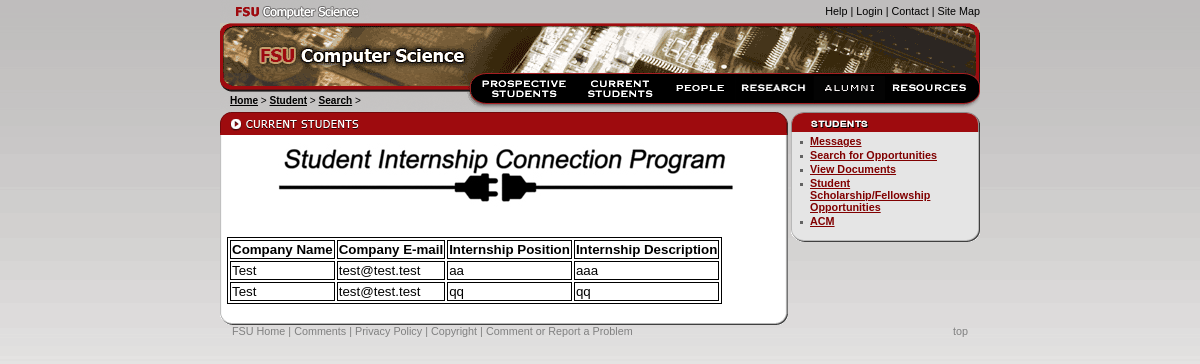
The page /Student/Search on the database as committed earlier.
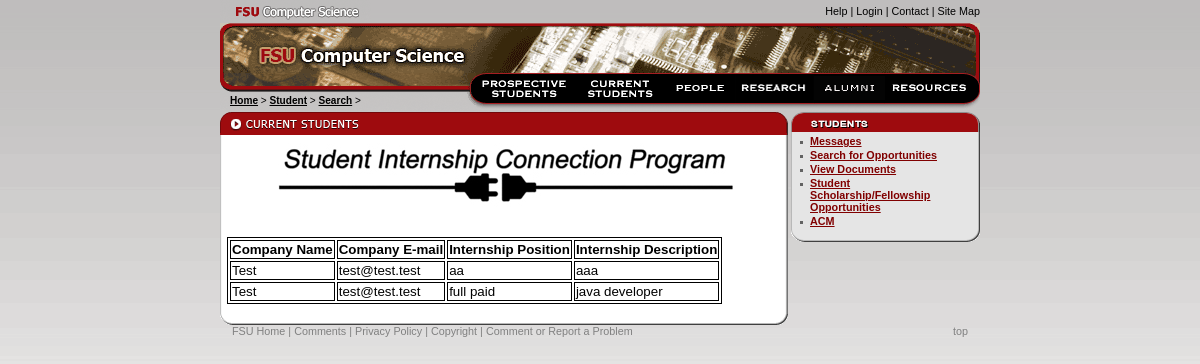
The same page on the database as committed later.
### tables this page shows
CREATE TABLE `Job` (
	`jobid`	INTEGER NOT NULL PRIMARY KEY AUTOINCREMENT,
	`job_type`	TEXT NOT NULL,
	`job_description`	TEXT NOT NULL,
	`cid`	INTEGER,
	FOREIGN KEY(`cid`) REFERENCES Companies
);

CREATE TABLE Companies (name text, password text, cid int primary key, active integer, email text);

### web_page.py (the view)
@app.route('/Student/Search', methods=['GET', 'POST'])
def studentSearch():
	table = []
	if request.method == 'POST':
		return render_template('studentsearch.html')
	else:
		table = adb.view_jobs()
		print table
		return render_template('studentsearch.html', table=table)

### database/__init__.py (called while the page is built)
def view_jobs():
	conn = sqlite3.connect(DBNAME)
	c = conn.cursor()
	c.execute('SELECT name, email, job_type, job_description FROM Companies, Job WHERE Companies.cid = Job.cid')
	rows = c.fetchall()
	print rows
	conn.commit()
	conn.close()
	return rows

### web_page.py (called while the page is built)
@app.teardown_appcontext
def close_connection(exception):
    db = getattr(g, '_database', None)
    if db is not None:
        db.close()

### templates/studentsearch.html (shortened to what this page needs)
<!DOCTYPE html
PUBLIC "-//W3C//DTD XHTML 1.0 Transitional//EN"
"http://www.w3.org/TR/xhtml1/DTD/xhtml1-transitional.dtd">
<html xmlns="http://www.w3.org/1999/xhtml">
<head>
</head>
<body onload="preloadImages();">
<div id="main">
<div id="header">
  <div id="cslogo"><a href="http://www.cs.fsu.edu/index.php"><img name="cs_mini" src="/static/images/cs_mini.gif" width="151" height="23" border="0" alt="FSU Computer Science" /></a></div>
<div id="minilinks"><a href="https://www.cs.fsu.edu/site/help.php">Help</a> |
    <a href="https://www.cs.fsu.edu/admin/login.php">Login</a>
   | <a href="https://www.cs.fsu.edu/site/contact.php">Contact</a> | <a href="https://www.cs.fsu.edu/site/sitemap.php">Site Map</a></div>
</div>
<h1><img src="/static/images/cs.gif" width="760" height="50" alt="FSU Computer Science" /></h1>
<div>
  <div id="linksLeft">
     <div>
<a href="/SCIP">Home</a> &gt;
	<a href="/Student/Home">Student</a> &gt;
   	<a href="/Student/Search">Search</a> &gt;
</div>
  </div>
  <div id="mainnav">
<ul>
  <li>
    <a href="http://www.cs.fsu.edu/prospective/" onmouseover="changeImages('prospective_link', 'prospective_link-over.html'); return true;" onmouseout="changeImages('prospective_link', 'prospective_link.html'); return true;">
      <img border="0" name="prospective_link" src="/static/images/prospective_link.gif" alt="Prospective Students"/>
    </a>
  </li>
  <li>
    <a href="index.html" onmouseover="changeImages('current_link', 'current_link-over.html'); return true;" onmouseout="changeImages('current_link', 'current_link.html'); return true;">
      <img border="0" name="current_link" src="/static/images/current_link.gif" alt="Current Students"/>
    </a>
  </li>
  <li>
    <a href="http://www.cs.fsu.edu/faculty/" onmouseover="changeImages('faculty_link', 'faculty_link-over.html'); return true;" onmouseout="changeImages('faculty_link', 'faculty_link.html'); return true;">
      <img border="0" name="faculty_link" src="/static/images/faculty_link.gif" alt="People"/>
    </a>
  </li>
  <li>
    <a href="http://www.cs.fsu.edu/research/" onmouseover="changeImages('research_link', 'research_link-over.html'); return true;" onmouseout="changeImages('research_link', 'research_link.html'); return true;">
      <img border="0" name="research_link" src="/static/images/research_link.gif" alt="Research"/>
    </a>
  </li>
  <li>
    <a href="http://www.cs.fsu.edu/faculty/alumni/" onmouseover="changeImages('alumni_link', 'alumni_link-over.html'); return true;" onmouseout="changeImages('alumni_link', 'alumni_link.html'); return true;">
      <img border="0" name="alumni_link" src="/static/images/alumni_link.gif" alt="Alumni"/>
    </a>
  </li>
  <li>
    <a href="http://www.cs.fsu.edu/resources/" onmouseover="changeImages('resources_link', 'resources_link-over.html'); return true;" onmouseout="changeImages('resources_link', 'resources_link.html'); return true;">
      <img border="0" name="resources_link" src="/static/images/resources_link.gif" alt="Resources &amp; Forms"/>
    </a>
  </li>
</ul>
  </div>
  <div id="links-right"></div>
  <div id="links-margin"></div>
</div>
<div id="body">
	<div><img src="/static/images/current.gif" alt="Current Students" /></div>
 	<div id="body-main" style="padding-right: 4px;">
    <img src="/static/images/SICP_main.jpg" alt="logo"  />
  		<p style="margin-top: 0; font-size: 100%;">&nbsp;</p>
			<table>
					  <tr>
						<th>Company Name</th>
						<th>Company E-mail</th>
						<th>Internship Position</th>
						<th>Internship Description</th>
					  </tr>
                    {% for row in table %}
                      <tr>
						<td>{{row[0]}}</td>
						<td>{{row[1]}}</td>
						<td>{{row[2]}}</td>
						<td>{{row[3]}}</td>
                      </tr>
                    {% endfor %}
                </table>
        </div>
        <div id="body-bottom"></div>
  </div>
	<div id="rcolumn">
<div class="sidebar"><img src="/static/images/student_right_link.gif" width="190" height="20" alt="StudentLinks"/><div class="sidebar-main"><ul><li><a href="undergrad/index.html">Messages</a></li><li><a href="undergrad/minor.html">Search for Opportunities</a></li><li><a href="compbio/index.html">View Documents</a></li><li><a href="http://www.cs.fsu.edu/scholarships/index.php">Student Scholarship/Fellowship Opportunities</a></li><li><a href="http://fsu.acm.org/">ACM</a></li></ul></div><div class="sidebarBottom"></div></div>
	</div>
  <div id="footer">
    <div id="foot-lcolumn">
      <a href="http://www.fsu.edu/">FSU Home</a> |
      <a href="http://www.fsu.edu/misc/comments.shtml">Comments</a> |
      <a href="http://www.fsu.edu/misc/policy.html">Privacy Policy</a> |
      <a href="http://www.fsu.edu/misc/copyright.shtml">Copyright</a> |
      <a href="https://www.cs.fsu.edu/site/feedback.php?referrer=/current/">Comment or Report a Problem</a>    </div>
    <div id="foot-rcolumn"><a href="#top">top</a>
    </div>
  </div>
</div>
</body>
</html>

### static/css/global.css (style rules this page uses)
BODY { background-image: url('../images/bg.gif'); background-repeat: repeat-x; margin: 0; padding: 0; text-align: center; font-family: tahoma, sans-serif; font-size: 90%; }
H1 { font-size: 120%; padding: 0; margin: 0; clear: both; }
UL { padding: 0px 0 3px 0; margin: 0 0 0 10px; list-style: none none outside; }
LI A { font-weight: bold; }
UL LI { background: url('../images/bullet.gif') no-repeat 0 0.6em; margin: 0 10px 0px 0; padding: 0 0 2px 10px ; }
A { color: maroon; }
IMG { display: block; padding: 0; margin-top: 0; margin-right: auto; margin-left: auto; margin-bottom: 0; }
#main { font-family: tahoma, sans-serif; margin: 0 auto; text-align: left; width: 760px; }
#header { color: black; height: 23px; font-size: 75%; text-align: left; }
#cslogo { float: left; }
#header A { color: black; text-decoration: none; }
#minilinks { float: right; text-align: right; padding-top: 5px; }
#mainnav { float: left; }
#mainnav UL { list-style-type: none; padding: 0; margin: 0; float: left; }
#mainnav LI { background-image: none; float: left; margin: 0; padding: 0; }
#links-right { background-image: url(../images/links_right.gif); width: 9px; height: 31px; float: left; }
#footer { padding-top: 8px; padding-right: 12px; padding-left: 12px; padding-bottom: 0; margin: 0 0 24px 0; color: gray; font-size: 75%; }
#footer A { color: gray; text-decoration: none; }
#foot-lcolumn { float: left; }
#foot-rcolumn { float: right; }

### static/css/page.css (style rules this page uses)
table, th, td { font-family : Arial,Helvetica,Times; font-size : 10pt; color : black; border: 1px solid black; }
#linksLeft { background-image: url('../images/links_left.gif'); width: 256px; height: 39px; padding: 0 0 0 0; margin: 0; vertical-align: bottom; font-size: 70%; float: left; overflow: hidden; }
#linksLeft DIV { padding: 22px 0 0 10px; margin: 0; float: left; }
#linksLeft A { color: black; font-weight: bold; }
#body { width: 570px; border: thin #000000; float: left; }
#body-main, .body-main { background-image: url('../images/body_bg.gif'); background-repeat: repeat-y; padding: 0 7px 10px 7px; margin: 0; font-size: 75%; }
#body-bottom, .body-bottom { margin: 0; padding: 0; background-image: url('../images/body_bottom.gif'); height: 11px; font-size: 1px; }
#rcolumn { width: 190px; float: left; }
#links-margin { background-image: url('../images/body_margin.gif'); background-repeat: no-repeat; width: 500px; height: 8px; font-size: 1px; float: left; }
.sidebar { padding-bottom: 5px; }
.sidebar-main { background-image: url('../images/sidebar_bg.gif'); background-repeat: repeat-y; width: 190px; margin: 0; }
.sidebar-main ul { list-style-type: none; font-size: 75%; margin: 0 0 0 10px; padding: 3px 0 0 0; }
.sidebar ul a { font-weight: bold; }
.sidebarBottom { background-image: url('../images/sidebar_bottom.gif'); height: 13px; font-size: 1px; }

### templates/studentsearch.html (style rules this page uses)
table, th, td { border: 1px solid black; }

Rows that differ between the two databases and show on the page:
removed Job: name "Test", email "test@test.test", job_type "qq", job_description "qq"
added Job: name "Test", email "test@test.test", job_type "full paid", job_description "java developer"
